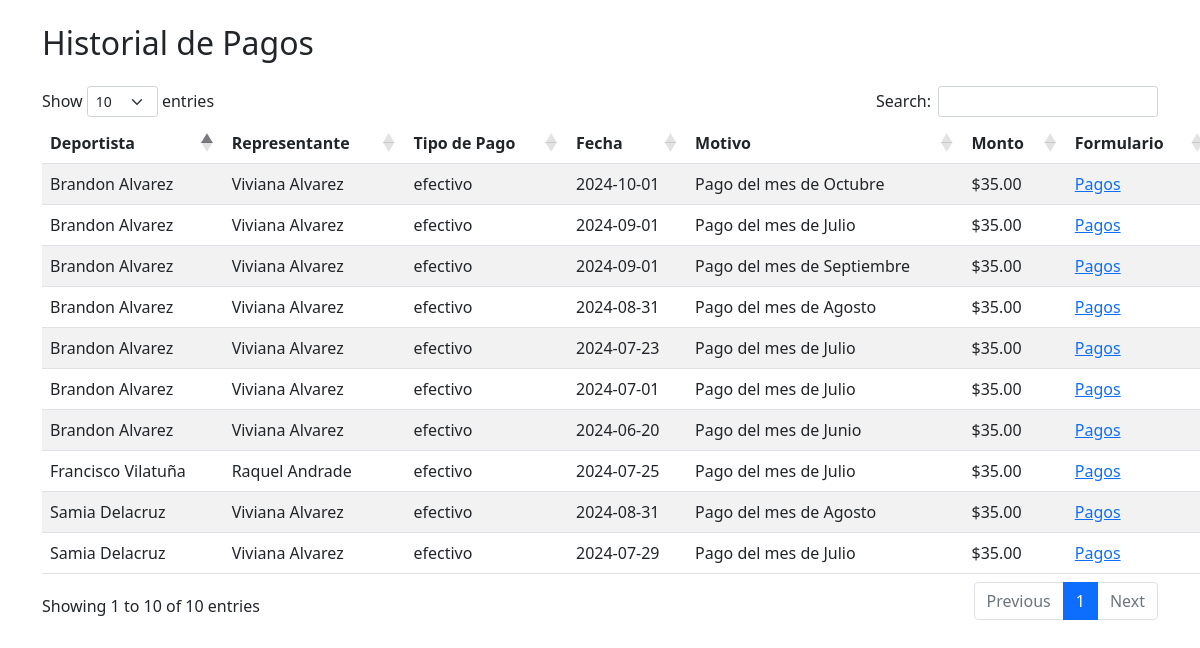
The page /Admin/graficas/get_table_historial.php on the database its author committed.
### tables this page shows
CREATE TABLE `tab_pagos` (
  `ID_PAGO` int(11) NOT NULL,
  `ID_REPRESENTANTE` int(11) DEFAULT NULL,
  `ID_DEPORTISTA` int(11) DEFAULT NULL,
  `ID_BANCO` int(11) NOT NULL,
  `METODO_PAGO` varchar(50) DEFAULT NULL,
  `MONTO` decimal(10,2) DEFAULT NULL,
  `FECHA_PAGO` date DEFAULT NULL,
  `MOTIVO` text DEFAULT NULL,
  `NOMBRE_ARCHIVO` varchar(50) NOT NULL,
  `ENTIDAD_ORIGEN` varchar(100) NOT NULL,
  `REGISTRADO_POR` enum('ADMIN','REPRE','DEPO','') NOT NULL
);

CREATE TABLE `tab_deportistas` (
  `ID_DEPORTISTA` int(11) NOT NULL,
  `ID_USUARIO` int(11) DEFAULT NULL,
  `NOMBRE_DEPO` varchar(50) DEFAULT NULL,
  `APELLIDO_DEPO` varchar(50) DEFAULT NULL,
  `FECHA_NACIMIENTO` date DEFAULT NULL,
  `CEDULA_DEPO` varchar(10) DEFAULT NULL,
  `NUMERO_CELULAR` varchar(10) DEFAULT NULL,
  `GENERO` varchar(20) DEFAULT NULL,
  `status` enum('activo','inactivo') NOT NULL DEFAULT 'activo'
);

CREATE TABLE `tab_representantes` (
  `ID_REPRESENTANTE` int(11) NOT NULL,
  `ID_USUARIO` int(11) DEFAULT NULL,
  `NOMBRE_REPRE` varchar(50) DEFAULT NULL,
  `APELLIDO_REPRE` varchar(50) DEFAULT NULL,
  `CELULAR_REPRE` varchar(10) DEFAULT NULL,
  `CORREO_REPRE` varchar(100) DEFAULT NULL,
  `DIRECCION_REPRE` varchar(100) DEFAULT NULL,
  `CEDULA_REPRE` varchar(10) DEFAULT NULL,
  `status` enum('activo','inactivo') NOT NULL DEFAULT 'activo'
);

### Admin/graficas/get_table_historial.php (the view, shortened to what this page needs)
<?php
require('configuracion/conexion.php');
$query = "SELECT p.ID_PAGO, r.NOMBRE_REPRE, r.APELLIDO_REPRE, d.NOMBRE_DEPO, d.APELLIDO_DEPO,
               p.FECHA_PAGO, p.METODO_PAGO, p.MONTO, p.MOTIVO
          FROM tab_pagos p
          INNER JOIN tab_representantes r ON p.ID_REPRESENTANTE = r.ID_REPRESENTANTE
          INNER JOIN tab_deportistas d ON p.ID_DEPORTISTA = d.ID_DEPORTISTA
          ORDER BY p.FECHA_PAGO DESC";
$stmt = $conn->prepare($query);
$stmt->execute();
$result = $stmt->fetchAll(PDO::FETCH_ASSOC);
?>
<!DOCTYPE html>
<html lang="es">
<head>
    <link href="https://cdn.jsdelivr.net/npm/bootstrap@5.1.3/dist/css/bootstrap.min.css" rel="stylesheet">
    <link href="https://cdn.datatables.net/1.11.3/css/dataTables.bootstrap5.min.css" rel="stylesheet">
    <link href="https://cdn.datatables.net/buttons/2.0.1/css/buttons.bootstrap5.min.css" rel="stylesheet">
    <link href="https://cdnjs.cloudflare.com/ajax/libs/font-awesome/6.0.0-beta3/css/all.min.css" rel="stylesheet">
    <link href="https://cdn.jsdelivr.net/npm/sweetalert2@11/dist/sweetalert2.min.css" rel="stylesheet">
</head>
<body>
    <div class="container mt-4">
        <h2 class="mb-4">Historial de Pagos</h2>
        <table id="historial_pagos" class="table table-striped" style="width:105%">
            <thead>
                <tr>
                    <th>Deportista</th>
                    <th>Representante</th>
                    <th>Tipo de Pago</th>
                    <th>Fecha</th>
                    <th>Motivo</th>
                    <th>Monto</th>
                    <th>Formulario</th>
                </tr>
            </thead>
            <tbody>
                <?php
                if (count($result) > 0) {
                    foreach ($result as $row) {
                        $deportista = $row['NOMBRE_DEPO'] . ' ' . $row['APELLIDO_DEPO'];
                        $representante = $row['NOMBRE_REPRE'] . ' ' . $row['APELLIDO_REPRE'];
                        $tipoPago = $row['METODO_PAGO'];
                        $fecha = $row['FECHA_PAGO'];
                        $motivo = $row['MOTIVO'];
                        $monto = $row['MONTO'];
                        echo "<tr>
                                <td>{$deportista}</td>
                                <td>{$representante}</td>
                                <td>{$tipoPago}</td>
                                <td>{$fecha}</td>
                                <td>{$motivo}</td>
                                <td>\${$monto}</td>
                                <td>
            <a href='../admin/configuracion/pagos/pagos.php'>
                 Pagos
            </a>
        </td>
                            </tr>";
                    }
                }
                ?>
            </tbody>
        </table>
    </div>
</body>
</html>

### rows shown on the page
tab_pagos: ID_DEPORTISTA.APELLIDO_DEPO "Brandon Alvarez", ID_REPRESENTANTE.APELLIDO_REPRE "Viviana Alvarez", METODO_PAGO "efectivo", FECHA_PAGO "2024-10-01", MOTIVO "Pago del mes de Octubre", MONTO "35.00"
tab_pagos: ID_DEPORTISTA.APELLIDO_DEPO "Brandon Alvarez", ID_REPRESENTANTE.APELLIDO_REPRE "Viviana Alvarez", METODO_PAGO "efectivo", FECHA_PAGO "2024-09-01", MOTIVO "Pago del mes de Julio", MONTO "35.00"
tab_pagos: ID_DEPORTISTA.APELLIDO_DEPO "Brandon Alvarez", ID_REPRESENTANTE.APELLIDO_REPRE "Viviana Alvarez", METODO_PAGO "efectivo", FECHA_PAGO "2024-09-01", MOTIVO "Pago del mes de Septiembre", MONTO "35.00"
tab_pagos: ID_DEPORTISTA.APELLIDO_DEPO "Brandon Alvarez", ID_REPRESENTANTE.APELLIDO_REPRE "Viviana Alvarez", METODO_PAGO "efectivo", FECHA_PAGO "2024-08-31", MOTIVO "Pago del mes de Agosto", MONTO "35.00"
tab_pagos: ID_DEPORTISTA.APELLIDO_DEPO "Samia Delacruz", ID_REPRESENTANTE.APELLIDO_REPRE "Viviana Alvarez", METODO_PAGO "efectivo", FECHA_PAGO "2024-08-31", MOTIVO "Pago del mes de Agosto", MONTO "35.00"
tab_pagos: ID_DEPORTISTA.APELLIDO_DEPO "Samia Delacruz", ID_REPRESENTANTE.APELLIDO_REPRE "Viviana Alvarez", METODO_PAGO "efectivo", FECHA_PAGO "2024-07-29", MOTIVO "Pago del mes de Julio", MONTO "35.00"
tab_pagos: ID_DEPORTISTA.APELLIDO_DEPO "Francisco Vilatuña", ID_REPRESENTANTE.APELLIDO_REPRE "Raquel Andrade", METODO_PAGO "efectivo", FECHA_PAGO "2024-07-25", MOTIVO "Pago del mes de Julio", MONTO "35.00"
tab_pagos: ID_DEPORTISTA.APELLIDO_DEPO "Brandon Alvarez", ID_REPRESENTANTE.APELLIDO_REPRE "Viviana Alvarez", METODO_PAGO "efectivo", FECHA_PAGO "2024-07-23", MOTIVO "Pago del mes de Julio", MONTO "35.00"
tab_pagos: ID_DEPORTISTA.APELLIDO_DEPO "Brandon Alvarez", ID_REPRESENTANTE.APELLIDO_REPRE "Viviana Alvarez", METODO_PAGO "efectivo", FECHA_PAGO "2024-07-01", MOTIVO "Pago del mes de Julio", MONTO "35.00"
tab_pagos: ID_DEPORTISTA.APELLIDO_DEPO "Brandon Alvarez", ID_REPRESENTANTE.APELLIDO_REPRE "Viviana Alvarez", METODO_PAGO "efectivo", FECHA_PAGO "2024-06-20", MOTIVO "Pago del mes de Junio", MONTO "35.00"
